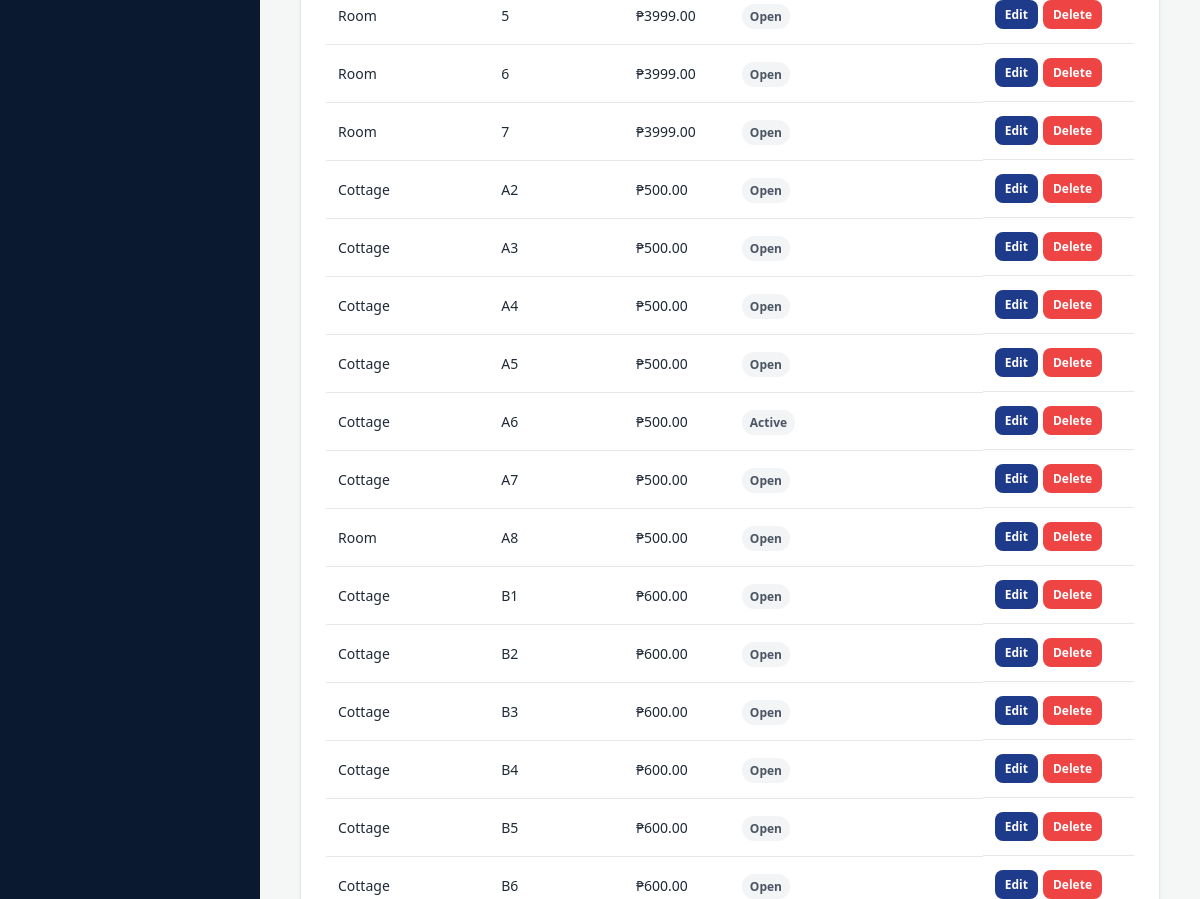
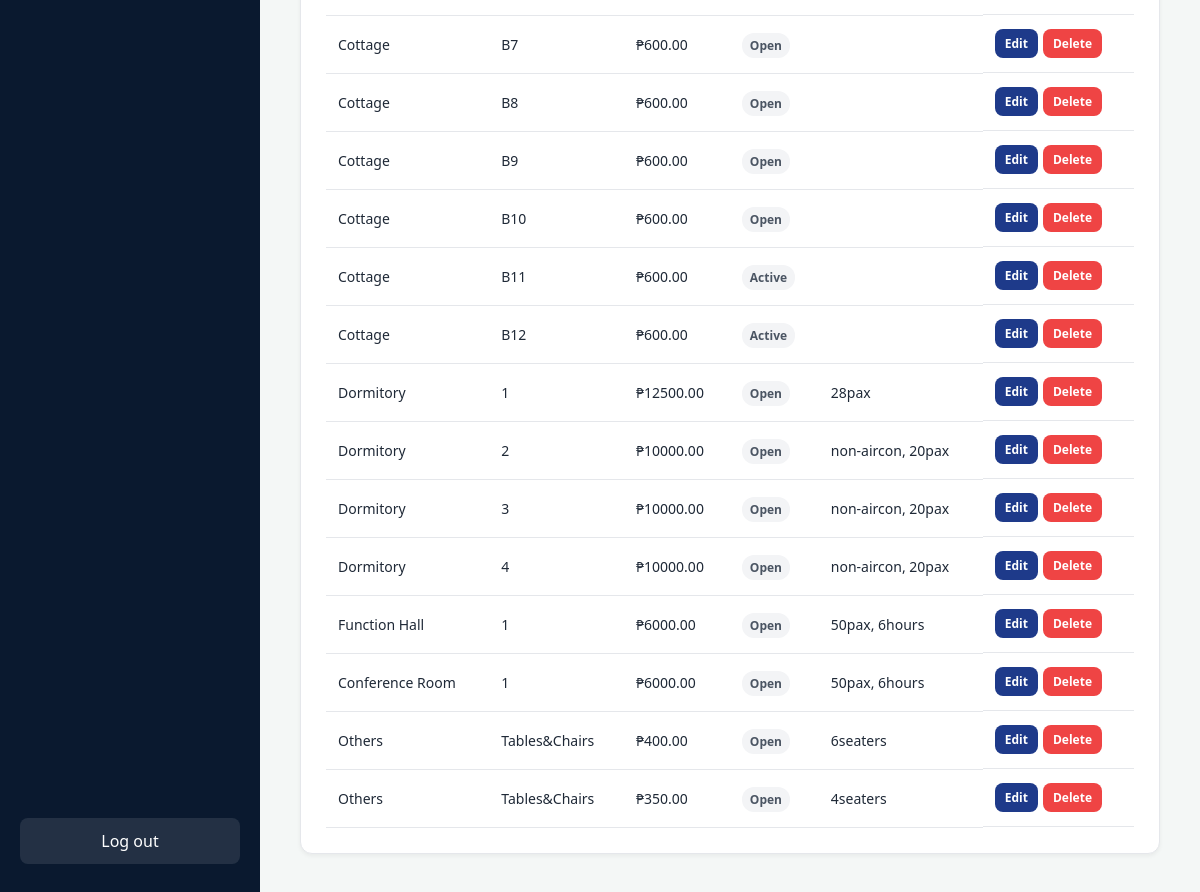
The app's page /CustomerSystem/accommodations.php (signed in, lower part), older data (2 pictures, top to bottom).
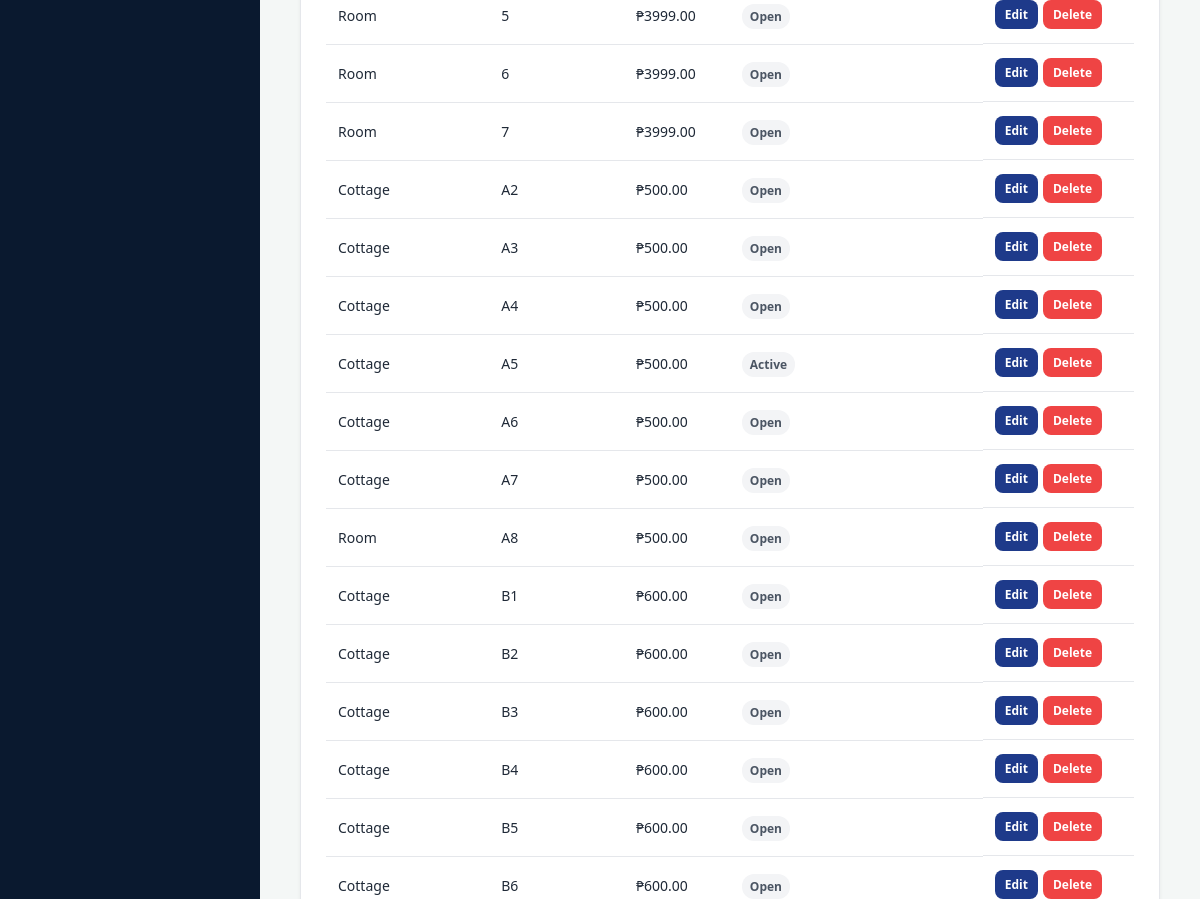
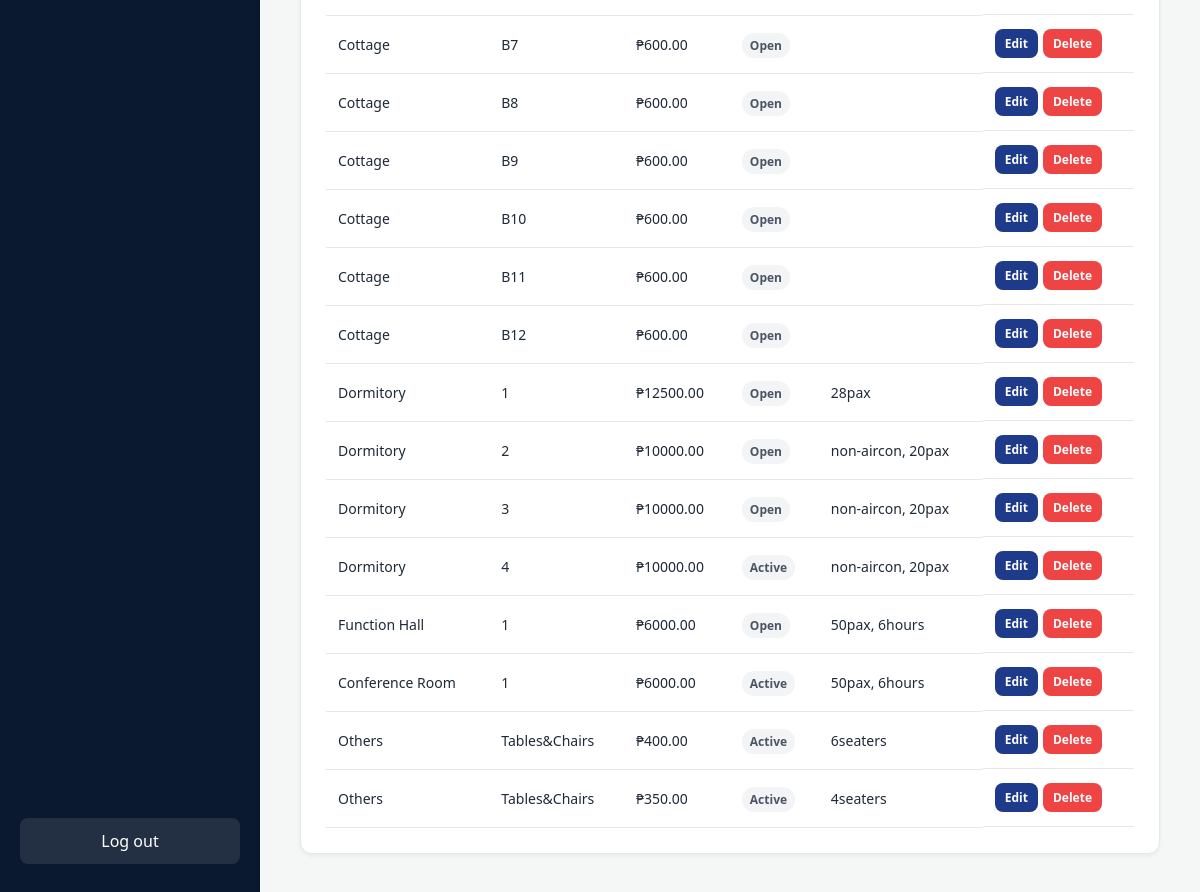
The same page, newer data (2 pictures, top to bottom).
### tables this page shows
CREATE TABLE `accommodations` (
  `id` int NOT NULL,
  `type` enum('Room','Cottage','Function Hall','Dormitory','Conference Hall','Conference Room','Others') NOT NULL,
  `number` varchar(50) NOT NULL,
  `price_per_day` decimal(10,2) DEFAULT '0.00',
  `status` enum('Open','Reserved','Active','Out of Service') DEFAULT 'Open',
  `notes` text
);

### CustomerSystem/accommodations.php (the view, shortened to what this page needs)
<?php
require 'db.php';
$search = $_GET['search'] ?? '';
$query = "SELECT * FROM accommodations";
if (!empty($search)) {
    $query .= " WHERE type LIKE ? OR number LIKE ? OR status LIKE ?";
    $stmt = $pdo->prepare($query);
    $stmt->execute(["%$search%", "%$search%", "%$search%"]);
} else {
    $stmt = $pdo->query($query);
}
$accommodations = $stmt->fetchAll(PDO::FETCH_ASSOC);
?>
<!DOCTYPE html>
<html lang="en">
<head>
</head>
<body>
    <aside class="sidebar">
        <nav>
        </nav>
        <a href="logout.php" class="logout-link">Log out</a>
    </aside>
    <main class="main-content">
        <div class="logbook-container">
            <table>
                <tbody>
                    <?php foreach ($accommodations as $row): ?>
                        <tr>
                            <td><?= htmlspecialchars($row['type']) ?></td>
                            <td><?= htmlspecialchars($row['number']) ?></td>
                            <td>₱<?= htmlspecialchars($row['price_per_day']) ?></td>
                            <td><span class="status-badge"><?= htmlspecialchars($row['status']) ?></span></td>
                            <td><?= htmlspecialchars($row['notes']) ?></td>
                            <td style="display:flex; gap: 5px;">
                                <button class="btn btn-primary" style="padding: 6px 10px; font-size: 12px;"
                                    onclick="openEditAccModal(<?= $row['id'] ?>, '<?= $row['type'] ?>', '<?= $row['number'] ?>', '<?= $row['price_per_day'] ?>', '<?= $row['status'] ?>', '<?= htmlspecialchars($row['notes']) ?>')">Edit</button>
                                <form method="POST" action="actions.php" style="margin:0;"
                                    onsubmit="return confirm('Are you sure you want to completely delete this accommodation?');">
                                    <button type="submit" class="btn btn-danger"
                                        style="padding: 6px 10px; font-size: 12px;">Delete</button>
                                </form>
                            </td>
                        </tr>
                    <?php endforeach; ?>
                </tbody>
            </table>
        </div>
    </main>
</body>
</html>

Row changes from the older to the newer data that the page shows:
changed accommodations (number 7 of 30 on the later page): status "Open" → "Active"
changed accommodations (number 8 of 30 on the later page): status "Active" → "Open"
changed accommodations (number 21 of 30 on the later page): status "Active" → "Open"
changed accommodations (number 22 of 30 on the later page): status "Active" → "Open"
changed accommodations (number 26 of 30 on the later page): status "Open" → "Active"
changed accommodations "Conference Room": status "Open" → "Active"
changed accommodations "6seaters": status "Open" → "Active"
changed accommodations "4seaters": status "Open" → "Active"
